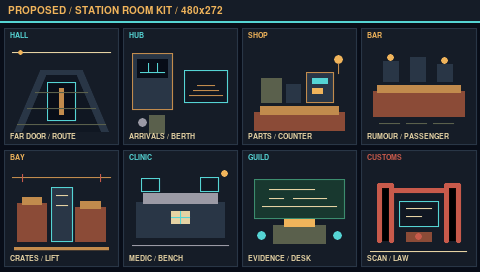
#> input picture assets/source/station-art/station-room-kit-proposed.png, 480 x 272 px
$ python bake-station-art.py
#> lines starting #> are read from the running program, lines starting #| are printed output that depends on the picture
#!/usr/bin/env python3
"""Bake ART DIRECTOR station kits into drop-in headers + preview crops.

Does NOT edit src/station-crawl.h. Release agent includes station-art-kit.h when ready.

Inputs (default under assets/source/station-art/):
  station-room-kit-proposed.png/.svg
  celestial-identity-kit-proposed.png/.svg

Outputs:
  src/station-art-kit.h              — palette + room style tables (soft-FB RGB())
  assets/preview/station-art/*.png   — 8 room panel crops + provenance JSON
  assets/source/station-art/provenance.json
  Optional: assets/preview/station-art/*.bin + bin2c snippets if --bin2c

Palette and room ids match docs/ART-KIT-HANDOFF.md / STATION-ROOM-VISUALS.md (PR #11).
"""
from __future__ import annotations

import argparse
import json
import subprocess
import sys
from pathlib import Path

try:
    from PIL import Image
except ImportError as e:
    sys.stderr.write("Pillow required: pip3 install pillow\n")
    raise SystemExit(1) from e

ROOT = Path(__file__).resolve().parents[1]
SRC_DIR = ROOT / "assets" / "source" / "station-art"
PREVIEW = ROOT / "assets" / "preview" / "station-art"
HEADER = ROOT / "src" / "station-art-kit.h"

# ART DIRECTOR shared palette (hex → soft-FB RGB bytes)
PALETTE = {
    "VOID": (0x08, 0x0D, 0x18),
    "CHARCOAL": (0x15, 0x1C, 0x27),
    "SLATE": (0x29, 0x36, 0x46),
    "OLIVE": (0x5A, 0x60, 0x4C),
    "RUST": (0x8B, 0x4B, 0x37),
    "OCHRE": (0xC1, 0x8B, 0x4D),
    "CREAM": (0xE5, 0xD2, 0xA3),
    "LAVENDER": (0x9B, 0x9A, 0xA5),
    "CYAN": (0x55, 0xD4, 0xD4),
    "AMBER": (0xF0, 0xB4, 0x5B),
    "DANGER": (0xC8, 0x5A, 0x4B),
}

# Matches SVG panel placements in station-room-kit-proposed.svg
# (x, y, w, h) inside 480×272 board; header band is y=0..22
ROOM_PANELS = [
    ("hall", "HALL", "FAR DOOR / ROUTE", 4, 28, 114, 116),
    ("hub", "HUB", "ARRIVALS / BERTH", 123, 28, 114, 116),
    ("shop", "SHOP", "PARTS / COUNTER", 242, 28, 114, 116),
    ("bar", "BAR", "RUMOUR / PASSENGER", 361, 28, 115, 116),
    ("bay", "BAY", "CRATES / LIFT", 4, 150, 114, 116),
    ("clinic", "CLINIC", "MEDIC / BENCH", 123, 150, 114, 116),
    ("guild", "GUILD", "EVIDENCE / DESK", 242, 150, 114, 116),
    ("customs", "CUSTOMS", "SCAN / LAW", 361, 150, 115, 116),
]

# Soft-FB room styles for optional sc_room_tint replacements (wall, wall2, trim, lamp, accent)
# Tuned to ART DIRECTOR roles; release agent maps SC_ROOM_* → these ids.
ROOM_STYLES = {
    "hall": {
        "wall": "SLATE",
        "wall2": "CHARCOAL",
        "trim": "OLIVE",
        "lamp": "AMBER",
        "accent": "CYAN",
        "sc_enum": "SC_ROOM_EMPTY",
        "focus": "far hatch / route",
        "anchors": ["far_door", "side_alcove_l", "side_alcove_r"],
    },
    "hub": {
        "wall": "CHARCOAL",
        "wall2": "SLATE",
        "trim": "CREAM",
        "lamp": "OCHRE",
        "accent": "CYAN",
        "sc_enum": "SC_ROOM_HUB",
        "focus": "arrivals board / berth window",
        "anchors": ["arrivals_board", "berth_window", "venn", "dockhand"],
    },
    "shop": {
        "wall": "SLATE",
        "wall2": "CHARCOAL",
        "trim": "OCHRE",
        "lamp": "AMBER",
        "accent": "CYAN",
        "sc_enum": "SC_ROOM_SHOP",
        "focus": "parts counter",
        "anchors": ["counter", "exclusive_item", "mechanic", "clamp_crate"],
    },
    "bar": {
        "wall": "OLIVE",
        "wall2": "CHARCOAL",
        "trim": "RUST",
        "lamp": "AMBER",
        "accent": "OCHRE",
        "sc_enum": "SC_ROOM_BAR",
        "focus": "service counter",
        "anchors": ["bartender", "rumour_table", "traveller", "taxi_prompt"],
    },
    "bay": {
        "wall": "SLATE",
        "wall2": "CHARCOAL",
        "trim": "OCHRE",
        "lamp": "AMBER",
        "accent": "CYAN",
        "sc_enum": "SC_ROOM_BAY",
        "focus": "cargo lift / crate lane",
        "anchors": ["loader", "marked_crate", "manifest", "lift"],
    },
    "clinic": {
        "wall": "SLATE",
        "wall2": "CHARCOAL",
        "trim": "LAVENDER",
        "lamp": "CYAN",
        "accent": "CREAM",
        "sc_enum": "SC_ROOM_CLINIC",
        "focus": "treatment bench",
        "anchors": ["medic", "bench", "medkit", "diagnostic"],
    },
    "guild": {
        "wall": "OLIVE",
        "wall2": "CHARCOAL",
        "trim": "CREAM",
        "lamp": "AMBER",
        "accent": "CYAN",
        "sc_enum": "SC_ROOM_GUILD",
        "focus": "evidence / survey desk",
        "anchors": ["kei", "surveyor", "evidence", "mission_terminal"],
    },
    "customs": {
        "wall": "CHARCOAL",
        "wall2": "VOID",
        "trim": "DANGER",
        "lamp": "AMBER",
        "accent": "CYAN",
        "sc_enum": "SC_ROOM_LOCK",
        "focus": "scanner gate",
        "anchors": ["officer", "scanner", "restricted_sign", "inspect_terminal"],
    },
}


def rgb_macro(name: str) -> str:
    r, g, b = PALETTE[name]
    return f"RGB({r},{g},{b})"


def write_header(path: Path) -> None:
    lines = [
        "/* Auto-generated by tools/bake-station-art.py — do not hand-edit.",
        " * ART DIRECTOR palette + room style kits (PR #11 handoff).",
        " * Optional include for station-crawl: #include \"station-art-kit.h\"",
        " * This file never owns crawl input/state — release agent wires it.",
        " */",
        "#ifndef ELITE_STATION_ART_KIT_H",
        "#define ELITE_STATION_ART_KIT_H",
        "",
        "/* Shared McQuarrie / MacVenture palette */",
    ]
    for name in PALETTE:
        r, g, b = PALETTE[name]
        lines.append(f"#define ART_{name} RGB({r},{g},{b})")
    lines += [
        "",
        "enum {",
        "  ART_ROOM_HALL=0, ART_ROOM_HUB, ART_ROOM_SHOP, ART_ROOM_BAR,",
        "  ART_ROOM_BAY, ART_ROOM_CLINIC, ART_ROOM_GUILD, ART_ROOM_CUSTOMS,",
        "  ART_ROOM_COUNT",
        "};",
        "",
        "typedef struct {",
        "  unsigned wall, wall2, trim, lamp, accent;",
        "  const char *short_name;",
        "  const char *keywords;",
        "  const char *focus;",
        "} ArtRoomStyle;",
        "",
        "static const ArtRoomStyle art_room_styles[ART_ROOM_COUNT]={",
    ]
    for key, title, keywords, *_ in ROOM_PANELS:
        st = ROOM_STYLES[key]
        lines.append(
            "  {%s,%s,%s,%s,%s,\"%s\",\"%s\",\"%s\"},"
            % (
                rgb_macro(st["wall"]),
                rgb_macro(st["wall2"]),
                rgb_macro(st["trim"]),
                rgb_macro(st["lamp"]),
                rgb_macro(st["accent"]),
                title,
                keywords,
                st["focus"],
            )
        )
    lines += [
        "};",
        "",
        "/* Map existing SC_ROOM_* enums → art style index. Returns -1 if unknown. */",
        "static int art_style_for_sc_room(int sc_room){",
        "  switch(sc_room){",
        "  case 0: return ART_ROOM_HALL; /* SC_ROOM_EMPTY */",
        "  case 1: return ART_ROOM_HUB;",
        "  case 2: return ART_ROOM_SHOP;",
        "  case 3: return ART_ROOM_BAR;",
        "  case 4: return ART_ROOM_BAY;",
        "  case 5: return ART_ROOM_CLINIC;",
        "  case 6: return ART_ROOM_GUILD;",
        "  case 7: return ART_ROOM_CUSTOMS; /* SC_ROOM_LOCK */",
        "  default: return -1;",
        "  }",
        "}",
        "",
        "static const ArtRoomStyle *art_room_style(int art_id){",
        "  if(art_id<0||art_id>=ART_ROOM_COUNT)return &art_room_styles[ART_ROOM_HALL];",
        "  return &art_room_styles[art_id];",
        "}",
        "",
        "/* Economy flavour nudges (optional). agri=1 boosts bay/bar warmth; industrial boosts shop/trim. */",
        "static unsigned __attribute__((unused)) art_econ_trim(unsigned base,int economy){",
        "  if(economy>=4) return base; /* agri — keep ochre/rust warmth */",
        "  /* industrial — pull trim toward slate/cyan slightly via mix in caller */",
        "  return base;",
        "}",
        "",
        "#endif /* ELITE_STATION_ART_KIT_H */",
        "",
    ]
    path.write_text("\n".join(lines), encoding="utf-8")


def crop_panels(kit_png: Path, out_dir: Path) -> list[dict]:
    out_dir.mkdir(parents=True, exist_ok=True)
    im = Image.open(kit_png).convert("RGBA")
#> im is the input picture: PIL image 480x272 RGBA; mean R, G, B, A 41.2, 44.1, 49.1, 255
    if im.size != (480, 272):
        sys.stderr.write(f"warn: kit is {im.size}, expected 480x272\n")
    meta = []
    for key, title, keywords, x, y, w, h in ROOM_PANELS:
        tile = im.crop((x, y, x + w, y + h))
        dest = out_dir / f"room-{key}.png"
        tile.save(dest)
        # also write a tiny 32×32 nearest thumb for atlas experiments
        thumb = tile.resize((32, 32), Image.NEAREST)
        thumb_path = out_dir / f"room-{key}-thumb32.png"
        thumb.save(thumb_path)
        meta.append(
            {
                "id": key,
                "title": title,
                "keywords": keywords,
                "crop": [x, y, w, h],
                "png": str(dest.relative_to(ROOT)),
                "thumb32": str(thumb_path.relative_to(ROOT)),
                "sc_enum": ROOM_STYLES[key]["sc_enum"],
                "anchors": ROOM_STYLES[key]["anchors"],
                "bytes_rgba_full": w * h * 4,
                "note": "composition target — not a runtime fullscreen background",
            }
        )
#> this loop made 8 passes
#> pass 1, in crop_panels, `tile = im.crop((x, y, x + w, y + h))`:
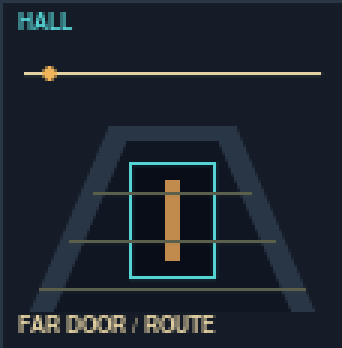
#> tile: PIL image 114x116 RGBA (shown 3 times larger); mean R, G, B, A 29.7, 37.6, 46.5, 255
#> pass 1, in crop_panels, `thumb = tile.resize((32, 32), Image.NEAREST)`:
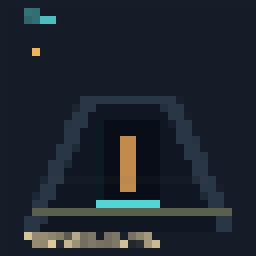
#> thumb: PIL image 32x32 RGBA (shown 8 times larger); mean R, G, B, A 29.6, 37, 45.5, 255
#> pass 2, in crop_panels, `tile = im.crop((x, y, x + w, y + h))`:
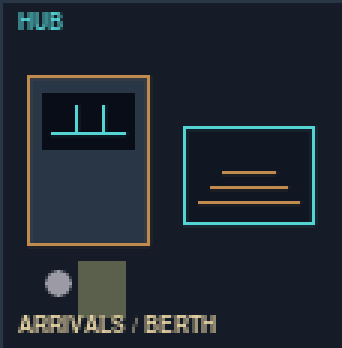
#> tile: PIL image 114x116 RGBA (shown 3 times larger); mean R, G, B, A 32.5, 40.7, 49.2, 255
#> pass 2, in crop_panels, `thumb = tile.resize((32, 32), Image.NEAREST)`:
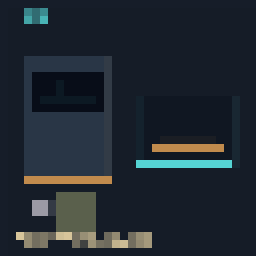
#> thumb: PIL image 32x32 RGBA (shown 8 times larger); mean R, G, B, A 32.7, 40.6, 48.8, 255
#> after the loop:
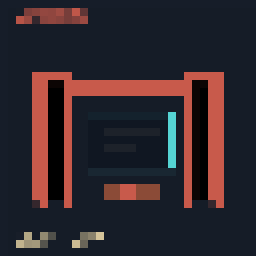
#> thumb: PIL image 32x32 RGBA (shown 8 times larger); mean R, G, B, A 48.8, 38.5, 44.3, 255
#> after the loop:
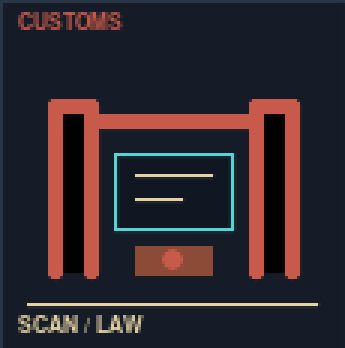
#> tile: PIL image 115x116 RGBA (shown 3 times larger); mean R, G, B, A 48.7, 40.4, 45.9, 255
#> after the loop, meta = 8 items
    return meta


def rgba_to_softfb_bin(png: Path, bin_path: Path) -> tuple[int, int]:
    """Pack non-transparent pixels as little-endian 0xAARRGGBB matching RGB() macro order (R|G<<8|B<<16|A<<24)."""
    im = Image.open(png).convert("RGBA")
    w, h = im.size
    pix = im.load()
    out = bytearray()
    for y in range(h):
        for x in range(w):
            r, g, b, a = pix[x, y]
            if a < 16:
                out += (0).to_bytes(4, "little")
            else:
                c = r | (g << 8) | (b << 16) | (0xFF << 24)
                out += c.to_bytes(4, "little")
    bin_path.write_bytes(out)
    return w, h


def maybe_bin2c(bin_path: Path, symbol: str, out_c: Path) -> None:
    bin2c = Path.home() / "pspdev" / "bin" / "bin2c"
    if not bin2c.is_file():
        # try PATH
        from shutil import which

        found = which("bin2c")
        if not found:
            sys.stderr.write("bin2c not found — skip C dump for %s\n" % bin_path.name)
            return
        bin2c = Path(found)
    # bin2c usage: bin2c infile outfile symbol
    subprocess.check_call([str(bin2c), str(bin_path), str(out_c), symbol])


def main() -> int:
    ap = argparse.ArgumentParser(description=__doc__)
    ap.add_argument("--kit", type=Path, default=SRC_DIR / "station-room-kit-proposed.png")
    ap.add_argument("--out-header", type=Path, default=HEADER)
    ap.add_argument("--out-preview", type=Path, default=PREVIEW)
    ap.add_argument("--bin2c", action="store_true", help="Also emit .bin + bin2c for 32×32 thumbs")
    args = ap.parse_args()

    if not args.kit.is_file():
        sys.stderr.write(f"missing kit PNG: {args.kit}\n")
        return 1

    write_header(args.out_header)
    meta = crop_panels(args.kit, args.out_preview)
#> meta = 8 items

    if args.bin2c:
        for m in meta:
            thumb = ROOT / m["thumb32"]
            bin_path = args.out_preview / f"room-{m['id']}-thumb32.bin"
            w, h = rgba_to_softfb_bin(thumb, bin_path)
            c_path = args.out_preview / f"room-{m['id']}-thumb32.c"
            maybe_bin2c(bin_path, f"art_thumb_{m['id']}", c_path)
            m["bin"] = str(bin_path.relative_to(ROOT))
            m["bin_wh"] = [w, h]

    provenance = {
        "generator": "tools/bake-station-art.py",
        "art_authority": "docs/ART-KIT-HANDOFF.md (PR #11) + ART DIRECTOR kits",
        "kit_source": str(args.kit.relative_to(ROOT)) if args.kit.is_relative_to(ROOT) else str(args.kit),
        "palette": {k: "#%02X%02X%02X" % PALETTE[k] for k in PALETTE},
        "rooms": meta,
        "header": str(args.out_header.relative_to(ROOT)),
        "coordination": {
            "does_not_edit": "src/station-crawl.h",
            "owner_crawl": "Continue ELITE NEXT release",
            "owner_look": "ART DIRECTOR",
            "owner_bake": "Elite psp agent",
        },
        "memory_note": "Do not embed 8×480×272 bitmaps; use style tables + small props.",
    }
    SRC_DIR.mkdir(parents=True, exist_ok=True)
    prov_path = SRC_DIR / "provenance.json"
    prov_path.write_text(json.dumps(provenance, indent=2) + "\n", encoding="utf-8")
    (args.out_preview / "manifest.json").write_text(json.dumps(provenance, indent=2) + "\n", encoding="utf-8")

    print(f"wrote {args.out_header}")
    print(f"wrote {len(meta)} room crops → {args.out_preview}")
#| wrote 8 room crops → assets/preview/station-art
    print(f"wrote {prov_path}")
    return 0


if __name__ == "__main__":
    raise SystemExit(main())
#> (the program exits here)
